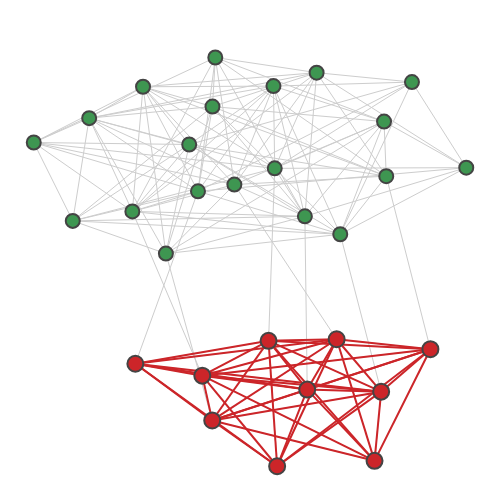

The cell this chart's notebook holds for it:
### Markdown cell above
Not bad! We have more than 2000 samples to play with 😎. The planted subgraph is actually easy to
identify; it even appears clearly from the force-directed Kamada-Kawai algorithm that is used to
plot graphs in Strawberry Fields:

### Code cell
sub = list(range(20, 30))
plot.graph(pl_graph, sub)

### Figure 1 — Plotly figure (JSON) as saved in the notebook; plotly's stock layout.template omitted (floating-point values rounded to 4 significant figures; data arrays with more than 128 entries replaced by an {"elided": "..."} marker saying what was removed)
{"data": [{"hoverinfo": "none", "line": {"color": "#CDCDCD", "width": 1}, "mode": "lines", "type": "scatter", "x": {"elided": "456 float values"}, "y": {"elided": "456 float values"}}, {"hoverinfo": "none", "line": {"color": "#cc2529", "width": 2}, "mode": "lines", "type": "scatter", "x": [-0.3957, -0.1815, null, -0.3957, 0.0306, null, -0.3957, -0.1497, null, -0.3957, 0.1543, null, -0.3957, 0.2484, null, -0.3957, 0.3909, null, -0.3957, 0.05803, null, -0.1815, 0.0306, null, -0.1815, 0.3697, null, -0.1815, -0.1497, null, -0.1815, 0.1543, null, -0.1815, 0.2484, null, -0.1815, 0.3909, null, -0.1815, 0.5486, null, -0.1815, 0.05803, null, 0.0306, 0.3697, null, 0.0306, -0.1497, null, 0.0306, 0.1543, null, 0.0306, 0.2484, null, 0.0306, 0.3909, null, 0.0306, 0.5486, null, 0.0306, 0.05803, null, 0.3697, -0.1497, null, 0.3697, 0.1543, null, 0.3697, 0.2484, null, 0.3697, 0.3909, null, 0.3697, 0.5486, null, -0.1497, 0.1543, null, -0.1497, 0.2484, null, -0.1497, 0.3909, null, -0.1497, 0.5486, null, -0.1497, 0.05803, null, 0.1543, 0.2484, null, 0.1543, 0.3909, null, 0.1543, 0.5486, null, 0.1543, 0.05803, null, 0.2484, 0.3909, null, 0.2484, 0.5486, null, 0.2484, 0.05803, null, 0.3909, 0.5486, null, 0.3909, 0.05803, null, 0.5486, 0.05803, null], "y": [-0.5636, -0.6144, null, -0.5636, -0.4661, null, -0.5636, -0.8051, null, -0.5636, -0.6737, null, -0.5636, -0.4593, null, -0.5636, -0.6824, null, -0.5636, -1, null, -0.6144, -0.4661, null, -0.6144, -0.9769, null, -0.6144, -0.8051, null, -0.6144, -0.6737, null, -0.6144, -0.4593, null, -0.6144, -0.6824, null, -0.6144, -0.5017, null, -0.6144, -1, null, -0.4661, -0.9769, null, -0.4661, -0.8051, null, -0.4661, -0.6737, null, -0.4661, -0.4593, null, -0.4661, -0.6824, null, -0.4661, -0.5017, null, -0.4661, -1, null, -0.9769, -0.8051, null, -0.9769, -0.6737, null, -0.9769, -0.4593, null, -0.9769, -0.6824, null, -0.9769, -0.5017, null, -0.8051, -0.6737, null, -0.8051, -0.4593, null, -0.8051, -0.6824, null, -0.8051, -0.5017, null, -0.8051, -1, null, -0.6737, -0.4593, null, -0.6737, -0.6824, null, -0.6737, -0.5017, null, -0.6737, -1, null, -0.4593, -0.6824, null, -0.4593, -0.5017, null, -0.4593, -1, null, -0.6824, -0.5017, null, -0.6824, -1, null, -0.5017, -1, null]}, {"hoverinfo": "text", "marker": {"color": "#3e9651", "line": {"width": 2}, "size": 14}, "mode": "markers", "text": ["0", "1", "2", "3", "4", "5", "6", "7", "8", "9", "10", "11", "12", "13", "14", "15", "16", "17", "18", "19", "20", "21", "22", "23", "24", "25", "26", "27", "28", "29"], "type": "scatter", "x": [-0.1953, 0.4072, 0.1844, 0.05031, 0.4895, -0.1399, -0.5435, 0.4001, 0.04624, -0.7209, -0.3712, 0.26, -0.2234, -0.5961, -0.07885, -0.2979, -0.149, -0.4053, 0.1468, 0.6632, -0.3957, -0.1815, 0.0306, 0.3697, -0.1497, 0.1543, 0.2484, 0.3909, 0.5486, 0.05803], "y": [0.1704, 0.235, 0.6755, 0.2682, 0.6356, 0.7401, 0.482, 0.4673, 0.6183, 0.3781, 0.6155, -0.01235, 0.3696, 0.04455, 0.1991, -0.09472, 0.5312, 0.08489, 0.06405, 0.2711, -0.5636, -0.6144, -0.4661, -0.9769, -0.8051, -0.6737, -0.4593, -0.6824, -0.5017, -1]}, {"hoverinfo": "text", "marker": {"color": "#cc2529", "line": {"width": 2}, "size": 16}, "mode": "markers", "text": ["20", "21", "22", "23", "24", "25", "26", "27", "28", "29"], "type": "scatter", "x": [-0.3957, -0.1815, 0.0306, 0.3697, -0.1497, 0.1543, 0.2484, 0.3909, 0.5486, 0.05803], "y": [-0.5636, -0.6144, -0.4661, -0.9769, -0.8051, -0.6737, -0.4593, -0.6824, -0.5017, -1]}], "layout": {"height": 500, "hovermode": "closest", "margin": {"b": 0, "l": 0, "r": 0, "t": 25}, "plot_bgcolor": "#ffffff", "showlegend": false, "width": 500, "xaxis": {"showgrid": false, "showticklabels": false, "zeroline": false}, "yaxis": {"showgrid": false, "showticklabels": false, "zeroline": false}}}
